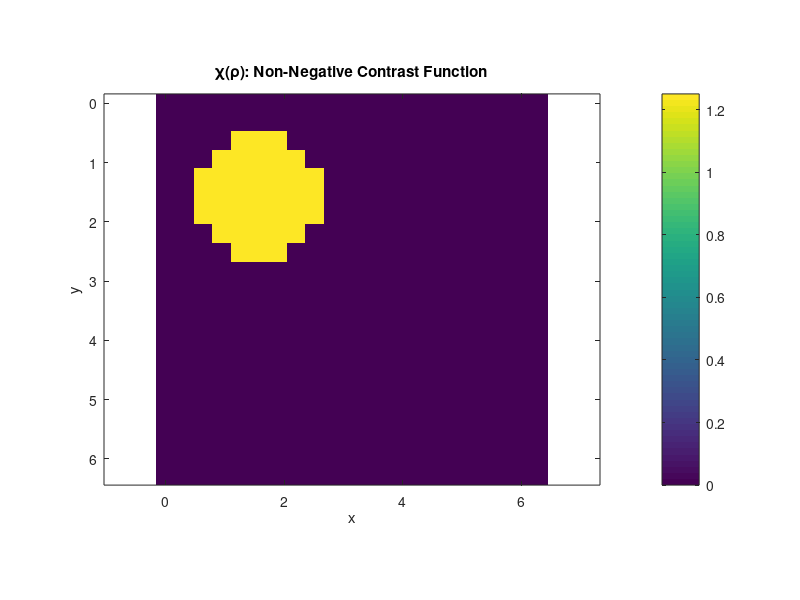
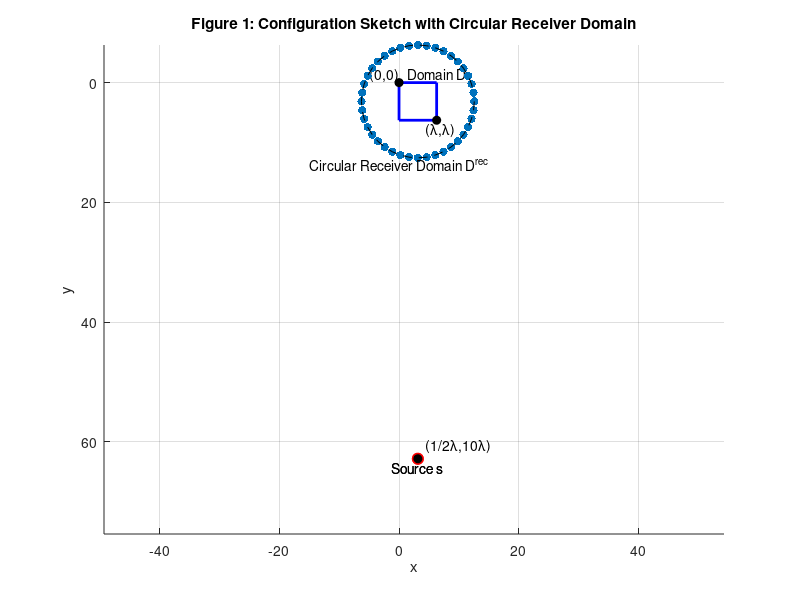

The MATLAB script that drew these images, in order: (Note: this script raises an error after producing the figures.)
%% STEP 21

%% Draw object domain and the locate the source 
% STEP 2
kb = 1;
lambda = 2 * pi / kb; % wavefield of the background field

% Rectangle domain (D) corners
x1 = 0; y1 = 0; % upper left corner
x2 = lambda; y2 = lambda; % lower right corner

% Location of the source
sx = 1/2 * lambda;
sy = 10 * lambda;

% % Figure
% figure; hold on; axis equal;
% xlabel('x'); ylabel('y');
% title('Figure 1: Configuration Sketch');
% 
% % Draw rectangle D
% rectangle('Position', [x1, y1, x2 - x1, y2 - y1], 'EdgeColor', 'b', 'LineWidth', 2);
% text(x2, -lambda/4, 'Domain D', 'HorizontalAlignment', 'center');
% 
% % Mark origin
% plot(0, 0, 'ko', 'MarkerFaceColor', 'k');
% text(0, -lambda/5, '(0,0)', 'HorizontalAlignment', 'right');
% 
% % Mark right corner
% plot(lambda, lambda, 'ko', 'MarkerFaceColor', 'k');
% text(lambda+ lambda/2, lambda+lambda/4, '({\lambda},{\lambda})', 'HorizontalAlignment', 'right');
% 
% % Plot source location
% plot(sx, sy, 'ro', 'MarkerSize', 8, 'MarkerFaceColor', 'r');
% text(sx, sy + lambda/4, 'Source s', 'HorizontalAlignment', 'center');
% 
% % Adjust axis
% %xlim([-lambda, sx + lambda]);
% ylim([-sy/10, sy + 2*lambda]);
% set(gca, 'YDir', 'reverse');  % because y increases downward
% grid on

%% STEP 5
h = lambda / 20; % Grid spacing
x = 0:h:lambda; % x coordinates (21 points)
y = 0:h:lambda; % y coordinates (21 points)
Nx = length(x);
Ny = length(y);

[X, Y] = meshgrid(x, y);   % Y increases downwards by default in images
%% STEP 6
% Compute |ro - ro_s| at each grid point
R = sqrt((X - sx).^2 + (Y - sy).^2);

% Compute the incident field (2D array) using Hankel function of the second kind, order 0
u_inc = -1j/4 * besselh(0, 2, kb * R);  % H_0^(2)(kb * R)

%% STEP 8
xc = lambda / 4;          
yc = lambda / 4;           
radius = lambda / 6;       % radius of the object
%side = lambda / 3;         % side length of the square object

% Define wavenumber field k(p)
k_object = 1.5* kb;       % Higher wavenumber inside the object
k_field = kb * ones(Ny, Nx);  % Initialize as background

% Set k(p) > kb inside the circular object
object_mask = ((X - xc).^2 + (Y - yc).^2) <= radius^2;

%%Set k(p) > kb inside the square object
%object_mask = abs(X - xc) <= side/2 & abs(Y - yc) <= side/2;
%object_mask = abs(X - xc) <= side/2 & abs(Y - yc) <= lambda/40; %horizontal line
%object_mask = abs(X - xc) <= lambda/40 & abs(Y - yc) <= side/2; %vertical line

k_field(object_mask) = k_object;

% Define non-negative contrast function chi(ro)
chi = (k_field / kb).^2 - 1;

% STEP 9
% Plot
figure;
imagesc(x, y, chi);
axis equal tight;
colorbar;
title('\chi(\rho): Non-Negative Contrast Function');
xlabel('x'); ylabel('y');

%% STEP 10 - Square Sensor Setup
% % Define the receiver domain D^{rec} as a line segment
% figure; hold on; axis equal;
% xlabel('x'); ylabel('y');
% title('Figure 1: Configuration Sketch');
% 
% % Draw rectangle D
% rectangle('Position', [x1, y1, x2 - x1, y2 - y1], 'EdgeColor', 'b', 'LineWidth', 2);
% text(x2, -lambda/4, 'Domain D', 'HorizontalAlignment', 'center');
% 
% % Mark origin
% plot(0, 0, 'ko', 'MarkerFaceColor', 'k');
% text(0, -lambda/5, '(0,0)', 'HorizontalAlignment', 'right');
% 
% % Plot source location
% plot(sx, sy, 'ro', 'MarkerSize', 8, 'MarkerFaceColor', 'r');
% text(sx, sy + lambda/4, 'Source s', 'HorizontalAlignment', 'center');
% 
% % Define the reciever domain 1
% x_D_rec_start = -0.5*lambda; % x-coordinate of the start point of receiver domain
% x_D_rec_end = 1.5*lambda; % x-coordinate of the end point of receiver domain
% y_D_rec = 1.5*lambda; % y-coordinate of the receiver domain (does not change)
% % Draw the D^{rec} in Figure 1
% %line([x_D_rec_start, x_D_rec_end], [y_D_rec, y_D_rec], 'Color', [0 0 0], 'LineWidth', 3);
% scatter(x_D_rec_start:h:x_D_rec_end , y_D_rec);
% text(0.5*lambda, y_D_rec+lambda/4, 'Receiver Domain D^{rec}', 'HorizontalAlignment', 'center');
% 
% % Define the reciever domain 2
% x_D_rec_start2 = -0.5*lambda; % x-coordinate of the start point of receiver domain
% x_D_rec_end2 = 1.5*lambda; % x-coordinate of the end point of receiver domain
% y_D_rec2 = -0.5*lambda; % y-coordinate of the receiver domain (does not change)
% % Draw the D^{rec2} in Figure 1
% %line([x_D_rec_start2, x_D_rec_end2], [y_D_rec2, y_D_rec2], 'Color', [0 0 0], 'LineWidth', 3);
% scatter(x_D_rec_start2:h:x_D_rec_end2 , y_D_rec2);
% text(0.5*lambda, y_D_rec2-lambda/4, 'Receiver Domain D^{rec2}', 'HorizontalAlignment', 'center');
% 
% % Define the reciever domain 3
% y_D_rec_start3 = -0.5*lambda+h; % x-coordinate of the start point of receiver domain
% y_D_rec_end3 = 1.5*lambda-h; % x-coordinate of the end point of receiver domain
% x_D_rec3 = -0.5*lambda; % y-coordinate of the receiver domain (does not change)
% 
% % Draw the D^{rec3} in Figure 1
% %line([x_D_rec3, x_D_rec3], [y_D_rec_start3, y_D_rec_end3], 'Color', [0 0 0], 'LineWidth', 3);
% scatter(x_D_rec3, y_D_rec_start3:h: y_D_rec_end3);
% text(x_D_rec3-lambda/4, 0.5*lambda, 'Receiver Domain D^{rec3}', 'HorizontalAlignment', 'right');
% 
% % Define the reciever domain 4
% y_D_rec_start4 = -0.5*lambda+h; % x-coordinate of the start point of receiver domain
% y_D_rec_end4 = 1.5*lambda-h; % x-coordinate of the end point of receiver domain
% x_D_rec4 = 1.5*lambda; % y-coordinate of the receiver domain (does not change)
% 
% % Draw the D^{rec4} in Figure 1
% %line([x_D_rec4, x_D_rec4], [y_D_rec_start4, y_D_rec_end4], 'Color', [0 0 0], 'LineWidth', 3);
% scatter(x_D_rec4, y_D_rec_start4:h: y_D_rec_end4);
% text(x_D_rec4+ lambda/4, 0.5*lambda, 'Receiver Domain D^{rec4}', 'HorizontalAlignment', 'left');
% 
% % Adjust axis
% ylim([-1.5*lambda-sy/10, sy + 2*lambda]);
% set(gca, 'YDir', 'reverse');  % because y increases downward
% grid on

%% STEP 10 - Circular Sensor Setup
figure; hold on; axis equal;
xlabel('x'); ylabel('y');
title('Figure 1: Configuration Sketch with Circular Receiver Domain');

% Draw rectangle D
rectangle('Position', [x1, y1, x2 - x1, y2 - y1], 'EdgeColor', 'b', 'LineWidth', 2);
text(x2, -lambda/4, 'Domain D', 'HorizontalAlignment', 'center');

% Mark origin
plot(0, 0, 'ko', 'MarkerFaceColor', 'k');
text(0, -lambda/5, '(0,0)', 'HorizontalAlignment', 'right');

% Plot source location
plot(sx, sy, 'ro', 'MarkerSize', 8, 'MarkerFaceColor', 'r');
text(sx, sy + lambda/4, 'Source s', 'HorizontalAlignment', 'center');

% Define Circular Receiver Domain
R = 1.5 * lambda;           % Radius of the circle
N_sensors = 40;             % Total number of sensors
theta = linspace(0, 2*pi, N_sensors + 1); 
theta(end) = [];            % Remove the duplicate at 2*pi

% Center coordinates
x_center = lambda / 2;
y_center = lambda / 2;

% Sensor coordinates on the circle
x_circ = x_center + R * cos(theta);
y_circ = y_center + R * sin(theta);

% Plot the sensors
scatter(x_circ, y_circ, 'filled');
text(0, R + lambda/1.5, 'Circular Receiver Domain D^{rec}', ...
     'HorizontalAlignment', 'center');

% Optionally connect them with a circular line for visualization
plot(x_circ, y_circ, '--k');

% Plot source location
plot(sx, sy, 'ro', 'MarkerSize', 8, 'MarkerFaceColor', 'r');
text(sx, sy + lambda/4, 'Source s', 'HorizontalAlignment', 'center');
% Mark source location
plot(sx, sy, 'ko', 'MarkerFaceColor', 'k');
text(sx+lambda/5, sy-lambda/3, '(1/2{\lambda},10{\lambda})', 'HorizontalAlignment', 'left');

% Mark right corner
plot(lambda, lambda, 'ko', 'MarkerFaceColor', 'k');
text(lambda+ lambda/2, lambda+lambda/4, '({\lambda},{\lambda})', 'HorizontalAlignment', 'right');

% Adjust axis
% ylim([-R - lambda/2, R + lambda]);
% xlim([-R - lambda/2, R + lambda]);
ylim([-sy/10, sy + 2*lambda]);
set(gca, 'YDir', 'reverse');  % Invert y-axis if required
grid on;

%% STEP 11
% Introduce grid on D^{rec}
%x_D_rec_grids = x_D_rec_start : 30*h : x_D_rec_end;
x_D_rec_grids = x_D_rec_start : 3*h : x_D_rec_end;
x_D_rec_grids2 = x_D_rec_start2 : 3*h : x_D_rec_end2;
y_D_rec_grids3 = y_D_rec_start3 : 3*h : y_D_rec_end3;
y_D_rec_grids4 = y_D_rec_start4 : 3*h : y_D_rec_end4;

M = length(x_D_rec_grids)*2 + length(y_D_rec_grids3)*2; %place measurements across

%% STEP 13
N = size(chi,1) * size(chi,2);
chi_vec = reshape(chi, [N,1]); % contrast function chi(ro) vector
%% STEP 14
% Build the system matrix A (M x N)
% Define voxel area and midpoint values of the grids (voxels)
area = h^2; % area of a voxel via uniformly grid spacing
x_fine = 0:(h/2):lambda;      % 41 points: spacing = lambda/40
y_fine = 0:(h/2):lambda;
x_midpoint = x_fine(1:2:end);      % take every second value → 21 points
y_midpoint = y_fine(1:2:end);

[X_midpoint, Y_midpoint] = meshgrid(x_midpoint, y_midpoint);  
Green_dist = zeros(M,N);
th = length(x_D_rec_grids);
th2 = length(y_D_rec_grids3);
for m = 1:M  
    % Compute |ro_m - ro_n'| at each grid point, ro_m -> receiver
    % locations, ro_n' -> midpoint locations of the voxels
    if m <= th
        row_Green = sqrt((x_D_rec_grids(m) - X_midpoint).^2 + (y_D_rec - Y_midpoint).^2); 
    elseif m > th && m <= 2*th
        row_Green = sqrt((x_D_rec_grids2(m-th) - X_midpoint).^2 + (y_D_rec2 - Y_midpoint).^2);
    elseif m > 2*th && m <= 2*th + th2
        row_Green = sqrt((x_D_rec3 - X_midpoint).^2 + (y_D_rec_grids3(m-2*th) - Y_midpoint).^2);
    else
        row_Green = sqrt((x_D_rec4 - X_midpoint).^2 + (y_D_rec_grids4(m-(2*th + th2)) - Y_midpoint).^2); 
    end
    Green_dist(m,:) = reshape(row_Green, [1,N]);
end

% Compute the Green function (2D array) using Hankel function of the second kind, order 0
Green_func = -1j/4 * besselh(0, 2, kb * Green_dist);  
% Compute G_s matrix
G_s = area * Green_func;
% Vectorize 2D incident field
u_inc_vec = reshape(u_inc, [N,1]);
%Compute A matrix
A = G_s * diag(u_inc_vec);

rank(A, 1e-3)
%% STEP 15

sing_vals = svd(A);

% Plot singular values
figure()
%plot(1:length(sing_vals), sing_vals, 'x', 'MarkerSize', 10, 'LineWidth', 4); 
plot(1:length(sing_vals), sing_vals); 
xlabel('Index', 'FontSize', 14);
ylabel('Singular Value', 'FontSize', 14);
title('Singular Values of A', 'FontSize', 16);
%set(gca, 'FontSize', 12);
set(gca,'YScale', 'log');
grid on;

% STEP 16
% Compute the scattered field
u_sc = A * chi_vec;

% STEP 17
% Find minimum norm solution to contrast function vector

%[U_r, S_r, V_r] = svd(A);
chi_vec_mn = pinv(A) * u_sc;

%% STEP 18
% Make an image of the minimum norm solution
chi_mn = reshape(real(chi_vec_mn), [Nx, Ny]);
chi_mn = max(chi_mn, 0);
% Plot
figure;
imagesc(x, y, chi_mn);
axis equal tight;
colorbar;
title('\chi_{mn}(\rho): Minimum Norm Contrast Function');
xlabel('x'); ylabel('y');

%% STEP 20
% Add noise
%noise = rand(size(u_sc));
SNR_dB = 30; % e.g., 20 dB SNR
signal_power = norm(u_sc)^2 / length(u_sc);
noise_power = signal_power / (10^(SNR_dB/10));
noise = sqrt(noise_power) * randn(size(u_sc));  % Gaussian noise
u_sc_noisy = u_sc + noise;

chi_vec_mn_noisy = pinv(A) * u_sc_noisy;

chi_mn_noisy = reshape(real(chi_vec_mn_noisy), [Nx, Ny]);
chi_mn_noisy = max(chi_mn_noisy, 0);
% Plot
figure;
imagesc(x, y, chi_mn_noisy);
axis equal tight;
colorbar;
title('\chi_{mn}(\rho): Minimum Norm Contrast Function From Noisy Incident Field');
xlabel('x'); ylabel('y');


